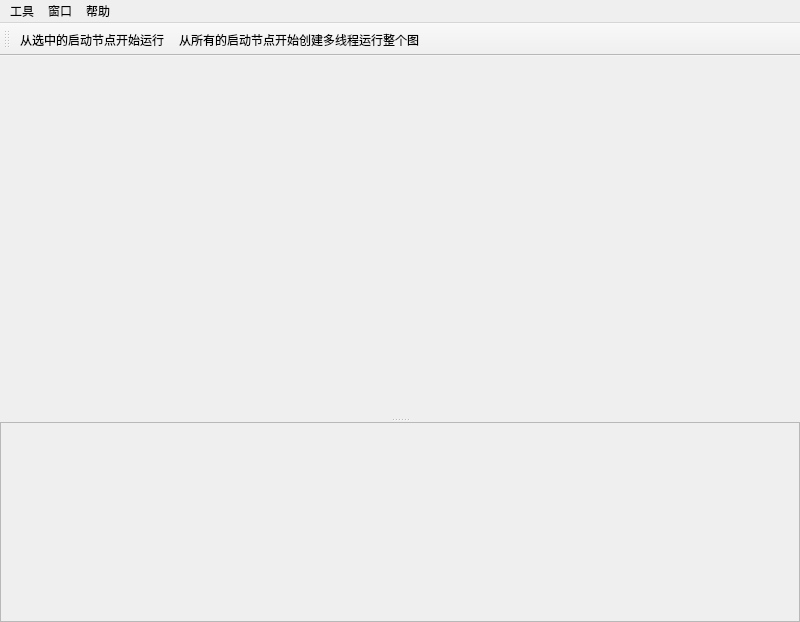
<?xml version="1.0" encoding="UTF-8"?>
<ui version="4.0">
 <class>MainWindow</class>
 <widget class="QMainWindow" name="MainWindow">
  <property name="geometry">
   <rect>
    <x>0</x>
    <y>0</y>
    <width>800</width>
    <height>622</height>
   </rect>
  </property>
  <property name="windowTitle">
   <string>GraphExecuter</string>
  </property>
  <widget class="QWidget" name="centralwidget">
   <layout class="QVBoxLayout" name="verticalLayout_3">
    <property name="spacing">
     <number>0</number>
    </property>
    <property name="leftMargin">
     <number>0</number>
    </property>
    <property name="topMargin">
     <number>0</number>
    </property>
    <property name="rightMargin">
     <number>0</number>
    </property>
    <property name="bottomMargin">
     <number>0</number>
    </property>
    <item>
     <widget class="QSplitter" name="splitter">
      <property name="orientation">
       <enum>Qt::Orientation::Vertical</enum>
      </property>
      <widget class="QStackedWidget" name="stackedWidget">
       <property name="currentIndex">
        <number>1</number>
       </property>
       <widget class="QWidget" name="page_window1">
        <layout class="QVBoxLayout" name="verticalLayout_2">
         <property name="leftMargin">
          <number>0</number>
         </property>
         <property name="topMargin">
          <number>0</number>
         </property>
         <property name="rightMargin">
          <number>0</number>
         </property>
         <property name="bottomMargin">
          <number>0</number>
         </property>
         <item>
          <widget class="QScrollArea" name="scrollArea">
           <property name="widgetResizable">
            <bool>true</bool>
           </property>
           <widget class="QWidget" name="scrollAreaWidgetContents">
            <property name="geometry">
             <rect>
              <x>0</x>
              <y>0</y>
              <width>98</width>
              <height>28</height>
             </rect>
            </property>
            <widget class="QPushButton" name="pushButton">
             <property name="geometry">
              <rect>
               <x>240</x>
               <y>110</y>
               <width>151</width>
               <height>31</height>
              </rect>
             </property>
             <property name="text">
              <string>PushButton</string>
             </property>
            </widget>
            <widget class="QCheckBox" name="checkBox">
             <property name="geometry">
              <rect>
               <x>420</x>
               <y>170</y>
               <width>82</width>
               <height>20</height>
              </rect>
             </property>
             <property name="text">
              <string>CheckBox</string>
             </property>
            </widget>
            <widget class="QRadioButton" name="radioButton">
             <property name="geometry">
              <rect>
               <x>160</x>
               <y>170</y>
               <width>98</width>
               <height>20</height>
              </rect>
             </property>
             <property name="text">
              <string>RadioButton</string>
             </property>
            </widget>
           </widget>
          </widget>
         </item>
        </layout>
       </widget>
       <widget class="QWidget" name="page_window2">
        <layout class="QVBoxLayout" name="verticalLayout_5">
         <property name="spacing">
          <number>0</number>
         </property>
         <property name="leftMargin">
          <number>0</number>
         </property>
         <property name="topMargin">
          <number>0</number>
         </property>
         <property name="rightMargin">
          <number>0</number>
         </property>
         <property name="bottomMargin">
          <number>0</number>
         </property>
         <item>
          <layout class="QVBoxLayout" name="verticalLayout_graph"/>
         </item>
        </layout>
       </widget>
      </widget>
      <widget class="QFrame" name="frame">
       <property name="minimumSize">
        <size>
         <width>0</width>
         <height>200</height>
        </size>
       </property>
       <property name="frameShape">
        <enum>QFrame::Shape::StyledPanel</enum>
       </property>
       <property name="frameShadow">
        <enum>QFrame::Shadow::Raised</enum>
       </property>
       <layout class="QVBoxLayout" name="verticalLayout">
        <property name="spacing">
         <number>0</number>
        </property>
        <property name="leftMargin">
         <number>0</number>
        </property>
        <property name="topMargin">
         <number>0</number>
        </property>
        <property name="rightMargin">
         <number>0</number>
        </property>
        <property name="bottomMargin">
         <number>0</number>
        </property>
        <item>
         <layout class="QVBoxLayout" name="verticalLayout_msg">
          <property name="spacing">
           <number>0</number>
          </property>
         </layout>
        </item>
       </layout>
      </widget>
     </widget>
    </item>
   </layout>
  </widget>
  <widget class="QMenuBar" name="menuBar">
   <property name="geometry">
    <rect>
     <x>0</x>
     <y>0</y>
     <width>800</width>
     <height>33</height>
    </rect>
   </property>
   <property name="font">
    <font>
     <bold>false</bold>
    </font>
   </property>
   <widget class="QMenu" name="menuHelp">
    <property name="font">
     <font>
      <bold>false</bold>
     </font>
    </property>
    <property name="title">
     <string>帮助</string>
    </property>
    <addaction name="actionOpen_log_dir"/>
    <addaction name="actionUserGuide"/>
    <addaction name="actionUpdate_log"/>
   </widget>
   <widget class="QMenu" name="menuWindow">
    <property name="title">
     <string>窗口</string>
    </property>
    <addaction name="actionWindow1"/>
    <addaction name="actionWindow2"/>
   </widget>
   <widget class="QMenu" name="menuTools">
    <property name="title">
     <string>工具</string>
    </property>
    <addaction name="actionexetute_from_start_node"/>
    <addaction name="actionexecute_graph"/>
   </widget>
   <addaction name="menuTools"/>
   <addaction name="menuWindow"/>
   <addaction name="menuHelp"/>
  </widget>
  <widget class="QToolBar" name="toolBar">
   <property name="windowTitle">
    <string>toolBar</string>
   </property>
   <attribute name="toolBarArea">
    <enum>TopToolBarArea</enum>
   </attribute>
   <attribute name="toolBarBreak">
    <bool>false</bool>
   </attribute>
   <addaction name="actionexetute_from_start_node"/>
   <addaction name="actionexecute_graph"/>
  </widget>
  <action name="actionCheck_for_updates">
   <property name="text">
    <string>Check for updates</string>
   </property>
  </action>
  <action name="actionUser_Guide">
   <property name="text">
    <string>User Guide</string>
   </property>
  </action>
  <action name="actionOpen_log_dir">
   <property name="text">
    <string>打开日志文件夹</string>
   </property>
   <property name="font">
    <font/>
   </property>
  </action>
  <action name="actionUpdate_log">
   <property name="text">
    <string>更新记录</string>
   </property>
   <property name="font">
    <font/>
   </property>
  </action>
  <action name="actionUserGuide">
   <property name="text">
    <string>用户教程</string>
   </property>
  </action>
  <action name="actionWindow1">
   <property name="text">
    <string>窗口1</string>
   </property>
  </action>
  <action name="action">
   <property name="text">
    <string>从选中节点执行</string>
   </property>
  </action>
  <action name="actionexecute_all_node">
   <property name="text">
    <string>执行所有节点</string>
   </property>
  </action>
  <action name="actionexecute_graph">
   <property name="text">
    <string>运行整图</string>
   </property>
   <property name="iconText">
    <string>从所有的启动节点开始创建多线程运行整个图</string>
   </property>
   <property name="toolTip">
    <string>从所有的启动节点开始创建多线程运行整个图</string>
   </property>
  </action>
  <action name="actionWindow2">
   <property name="text">
    <string>窗口2</string>
   </property>
  </action>
  <action name="actionexetute_from_start_node">
   <property name="text">
    <string>选中启动节点运行</string>
   </property>
   <property name="iconText">
    <string>从选中的启动节点开始运行</string>
   </property>
   <property name="toolTip">
    <string>从选中的启动节点开始运行</string>
   </property>
  </action>
 </widget>
 <resources/>
 <connections/>
</ui>
